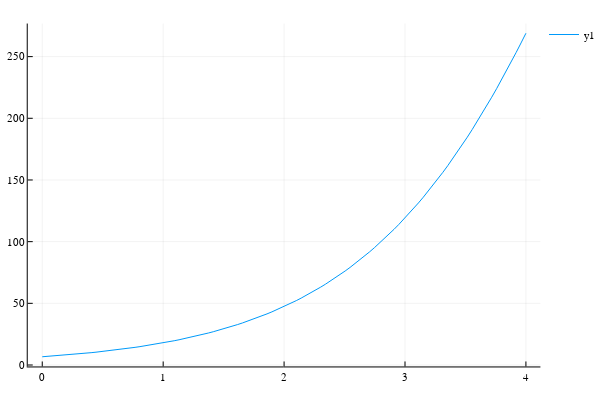

Source (notebook cell):
### Code cell
t = range(0, 4, length=100)
plot(t, 1000 ./ (1 .+ exp.(5 .- t)))

### Figure 1 — Plotly figure (JSON) as saved in the notebook; plotly's stock layout.template omitted (floating-point values rounded to 4 significant figures)
{"data": [{"colorbar": {"title": ""}, "legendgroup": "y1", "line": {"color": "rgba(0, 154, 250, 1.000)", "dash": "solid", "shape": "linear", "width": 1}, "mode": "lines", "name": "y1", "showlegend": true, "type": "scatter", "x": [0, 0.0404, 0.08081, 0.1212, 0.1616, 0.202, 0.2424, 0.2828, 0.3232, 0.3636, 0.404, 0.4444, 0.4848, 0.5253, 0.5657, 0.6061, 0.6465, 0.6869, 0.7273, 0.7677, 0.8081, 0.8485, 0.8889, 0.9293, 0.9697, 1.01, 1.051, 1.091, 1.131, 1.172, 1.212, 1.253, 1.293, 1.333, 1.374, 1.414, 1.455, 1.495, 1.535, 1.576, 1.616, 1.657, 1.697, 1.737, 1.778, 1.818, 1.859, 1.899, 1.939, 1.98, 2.02, 2.061, 2.101, 2.141, 2.182, 2.222, 2.263, 2.303, 2.343, 2.384, 2.424, 2.465, 2.505, 2.545, 2.586, 2.626, 2.667, 2.707, 2.747, 2.788, 2.828, 2.869, 2.909, 2.949, 2.99, 3.03, 3.071, 3.111, 3.152, 3.192, 3.232, 3.273, 3.313, 3.354, 3.394, 3.434, 3.475, 3.515, 3.556, 3.596, 3.636, 3.677, 3.717, 3.758, 3.798, 3.838, 3.879, 3.919, 3.96, 4], "xaxis": "x1", "y": [6.693, 6.967, 7.252, 7.549, 7.858, 8.179, 8.513, 8.861, 9.223, 9.6, 9.992, 10.4, 10.82, 11.26, 11.72, 12.2, 12.7, 13.21, 13.75, 14.31, 14.89, 15.5, 16.13, 16.78, 17.46, 18.17, 18.9, 19.66, 20.46, 21.28, 22.14, 23.03, 23.96, 24.92, 25.93, 26.97, 28.05, 29.17, 30.34, 31.55, 32.8, 34.11, 35.47, 36.88, 38.34, 39.86, 41.43, 43.07, 44.76, 46.52, 48.35, 50.24, 52.2, 54.24, 56.35, 58.54, 60.8, 63.15, 65.59, 68.11, 70.72, 73.42, 76.21, 79.11, 82.1, 85.2, 88.4, 91.71, 95.13, 98.67, 102.3, 106.1, 110.0, 114.0, 118.1, 122.4, 126.8, 131.4, 136.1, 140.9, 145.8, 150.9, 156.2, 161.6, 167.1, 172.8, 178.7, 184.7, 190.9, 197.2, 203.6, 210.3, 217.1, 224.0, 231.1, 238.4, 245.8, 253.4, 261.1, 268.9], "yaxis": "y1", "zmax": null, "zmin": null}], "layout": {"annotations": [], "height": 400, "legend": {"bgcolor": "rgba(255, 255, 255, 1.000)", "bordercolor": "rgba(0, 0, 0, 1.000)", "font": {"color": "rgba(0, 0, 0, 1.000)", "family": "sans-serif", "size": 11}, "tracegroupgap": 0, "x": 1, "y": 1}, "margin": {"b": 20, "l": 0, "r": 0, "t": 20}, "paper_bgcolor": "rgba(255, 255, 255, 1.000)", "plot_bgcolor": "rgba(255, 255, 255, 1.000)", "showlegend": true, "width": 600, "xaxis": {"anchor": "y1", "domain": [0.05101, 0.9934], "gridcolor": "rgba(0, 0, 0, 0.100)", "gridwidth": 0.5, "linecolor": "rgba(0, 0, 0, 1.000)", "mirror": false, "range": [-0.12, 4.12], "showgrid": true, "showline": true, "showticklabels": true, "tickangle": 0, "tickcolor": "rgb(0, 0, 0)", "tickfont": {"color": "rgba(0, 0, 0, 1.000)", "family": "sans-serif", "size": 11}, "tickmode": "array", "ticks": "inside", "ticktext": ["0", "1", "2", "3", "4"], "tickvals": [0, 1, 2, 3, 4], "title": "", "titlefont": {"color": "rgba(0, 0, 0, 1.000)", "family": "sans-serif", "size": 15}, "type": "-", "visible": true, "zeroline": false, "zerolinecolor": "rgba(0, 0, 0, 1.000)"}, "yaxis": {"anchor": "x1", "domain": [0.03762, 0.9902], "gridcolor": "rgba(0, 0, 0, 0.100)", "gridwidth": 0.5, "linecolor": "rgba(0, 0, 0, 1.000)", "mirror": false, "range": [-1.175, 276.8], "showgrid": true, "showline": true, "showticklabels": true, "tickangle": 0, "tickcolor": "rgb(0, 0, 0)", "tickfont": {"color": "rgba(0, 0, 0, 1.000)", "family": "sans-serif", "size": 11}, "tickmode": "array", "ticks": "inside", "ticktext": ["0", "50", "100", "150", "200", "250"], "tickvals": [0, 50, 100, 150, 200, 250], "title": "", "titlefont": {"color": "rgba(0, 0, 0, 1.000)", "family": "sans-serif", "size": 15}, "type": "-", "visible": true, "zeroline": false, "zerolinecolor": "rgba(0, 0, 0, 1.000)"}}}
